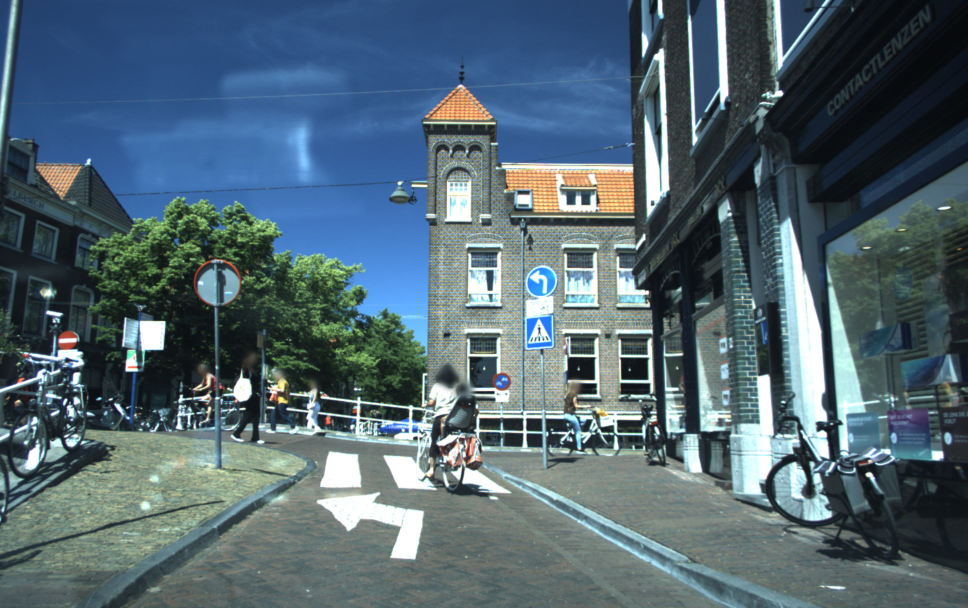
#> input picture example_set/lidar/training/image_2/00549.jpg, 1936 x 1216 px (shown at 1/2 size)
$ python -i vis_2d.py   (imports and definitions only)
#> lines starting #> are read from the running program, lines starting #| are printed output that depends on the picture
### vod/frame/transformations.py
import json
import os
import logging
from typing import Optional

import numpy as np

from .data_loader import FrameDataLoader


class FrameTransformMatrix:
    """
    This class is responsible for providing the possible homogenous transform matrices between the possible
     coordinate frames.
    """

    def __init__(self, frame_data_loader_object: FrameDataLoader):
        """
Constructor which creates the backing fields for the properties in the class
        :param frame_data_loader_object: FrameDataLoader object, for a specific frame which requires the transformation.
        matrices.
        """
        self.frame_data_loader: FrameDataLoader = frame_data_loader_object

        # Local transformations
        self._camera_projection_matrix: Optional[np.ndarray] = None
        self._T_camera_lidar: Optional[np.ndarray] = None
        self._T_camera_radar: Optional[np.ndarray] = None

        self._T_lidar_camera: Optional[np.ndarray] = None
        self._T_radar_camera: Optional[np.ndarray] = None
        self._T_lidar_radar: Optional[np.ndarray] = None
        self._T_radar_lidar: Optional[np.ndarray] = None

        # World transformations
        self._T_odom_camera: Optional[np.ndarray] = None
        self._T_map_camera: Optional[np.ndarray] = None
        self._T_UTM_camera: Optional[np.ndarray] = None

        self._T_camera_odom: Optional[np.ndarray] = None
        self._T_camera_map: Optional[np.ndarray] = None
        self._T_camera_UTM: Optional[np.ndarray] = None

    # [362 lines left out: functions camera_projection_matrix, t_camera_lidar, t_camera_radar, t_lidar_camera, t_radar_camera, t_lidar_radar and 16 more, not called in this run]

### vod/visualization/vis_2d.py
from matplotlib import pyplot as plt

from vod.frame import FrameDataLoader, FrameTransformMatrix, FrameLabels, project_pcl_to_image, min_max_filter

from .helpers import plot_boxes, get_2d_label_corners
from .settings import label_color_palette_2d


class Visualization2D:
    """
    This class is responsible for plotting a frame from the set, and visualize
     its image with its point clouds (radar and/or LiDAR), annotations projected and overlaid.
    """
    def __init__(self,
                 frame_data_loader: FrameDataLoader,
                 classes_visualized: list = ['Cyclist', 'Pedestrian', 'Car']
                 ):
        """
Constructor of the class, which loads the required frame properties, and creates a copy of the picture data.
        :param frame_data_loader: FrameDataLoader instance.
        :param classes_visualized: A list of classes to be visualized.
        """
        self.frame_data_loader = frame_data_loader
        self.frame_transformations = FrameTransformMatrix(self.frame_data_loader)

        self.classes_visualized = classes_visualized

        self.image_copy = self.frame_data_loader.image

    # [133 lines left out: functions plot_gt_labels, plot_predictions, plot_radar_pcl, plot_lidar_pcl, draw_plot, not called in this run]

>>> import cv2
>>> picture = cv2.imread('../../example_set/lidar/training/image_2/00549.jpg', cv2.IMREAD_GRAYSCALE)
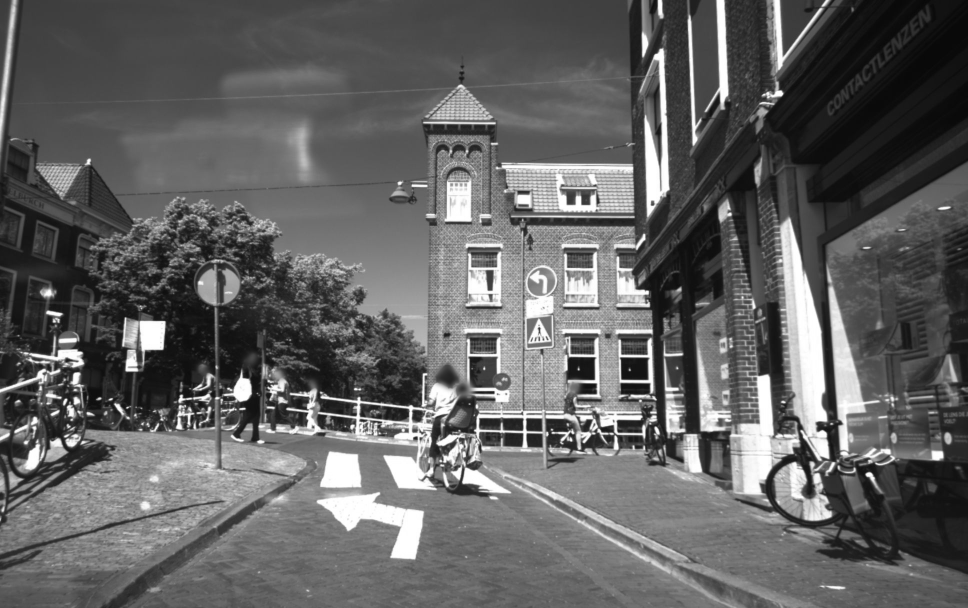
#> picture: shape (1216, 1936) (shown at 1/2 size); min 6, max 255, mean 97.8
#> (the run stopped early here; a loop or call above may not have finished)

$ run again, on example_set/lidar/training/image_2/01047.jpg
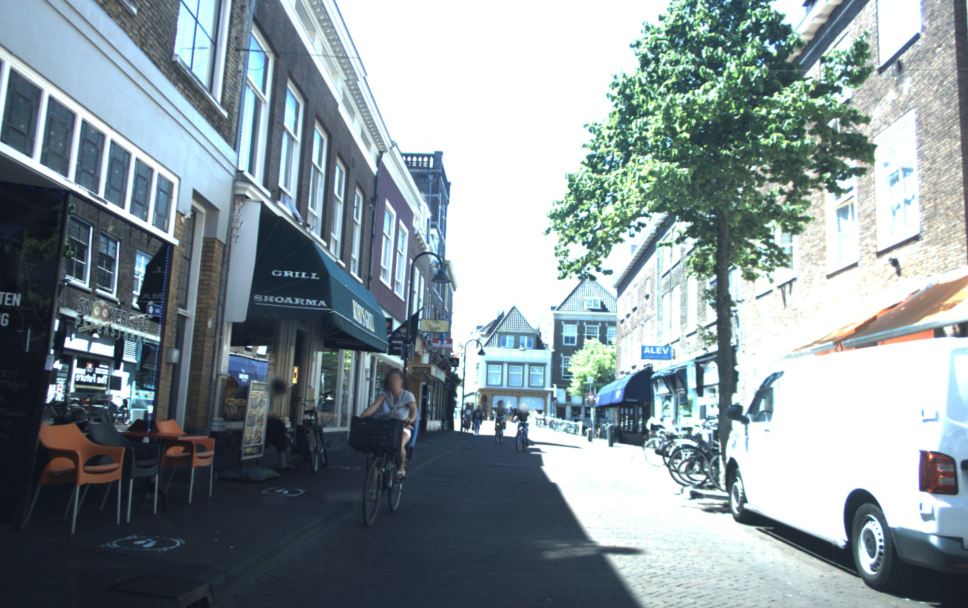
#> input picture example_set/lidar/training/image_2/01047.jpg, 1936 x 1216 px (shown at 1/2 size)
#> `picture = cv2.imread('../../example_set/lidar/training/image_2/00549.j..`:
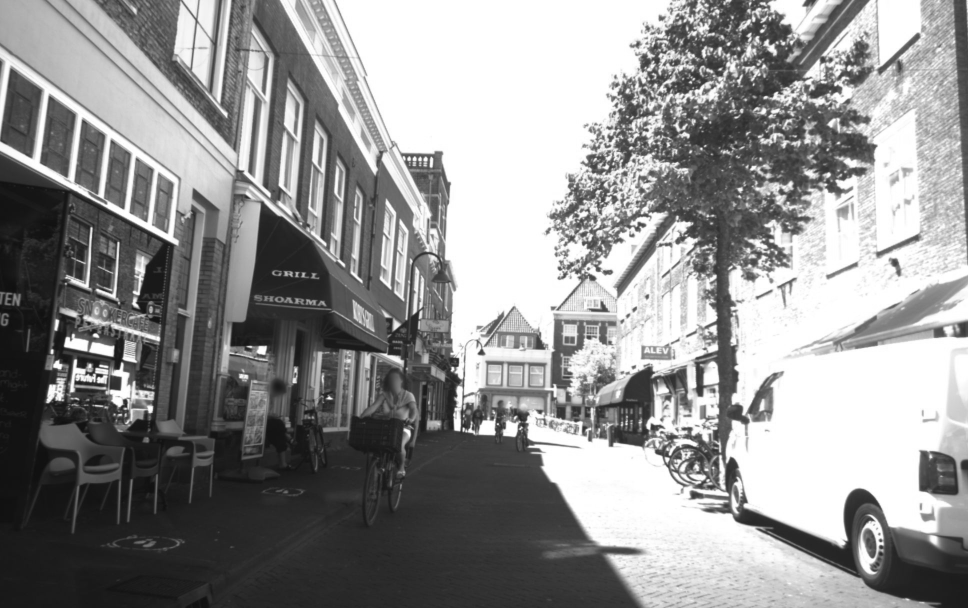
#> picture: shape (1216, 1936) (shown at 1/2 size); min 14, max 255, mean 145.7

$ run again, on example_set/lidar/training/image_2/01201.jpg
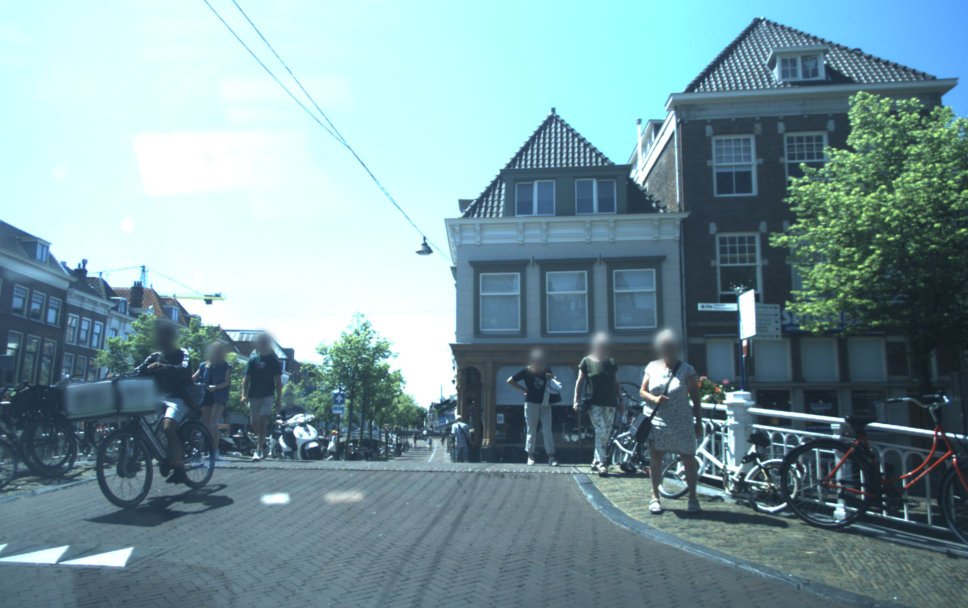
#> input picture example_set/lidar/training/image_2/01201.jpg, 1936 x 1216 px (shown at 1/2 size)
#> `picture = cv2.imread('../../example_set/lidar/training/image_2/00549.j..`:
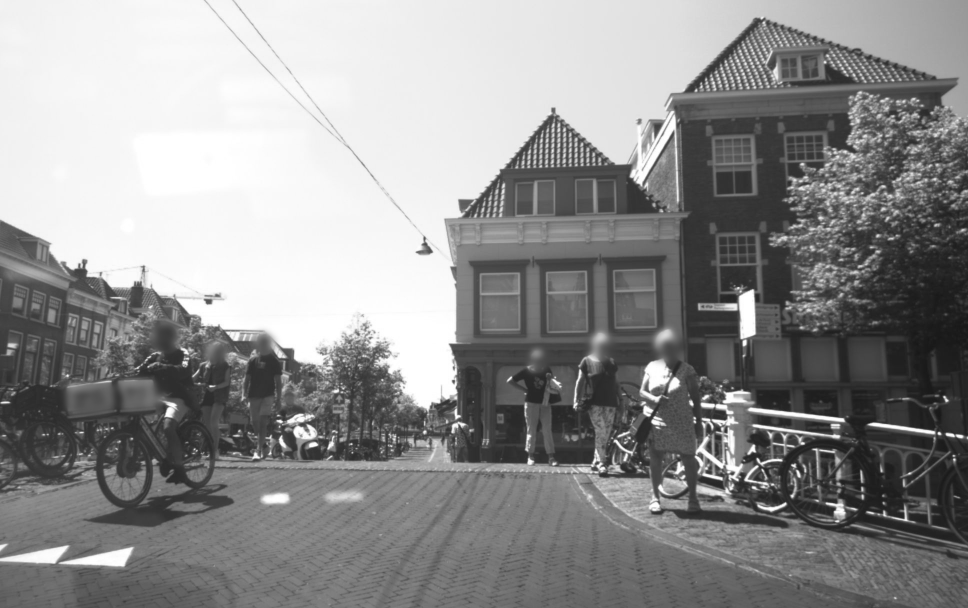
#> picture: shape (1216, 1936) (shown at 1/2 size); min 23, max 255, mean 143.3
